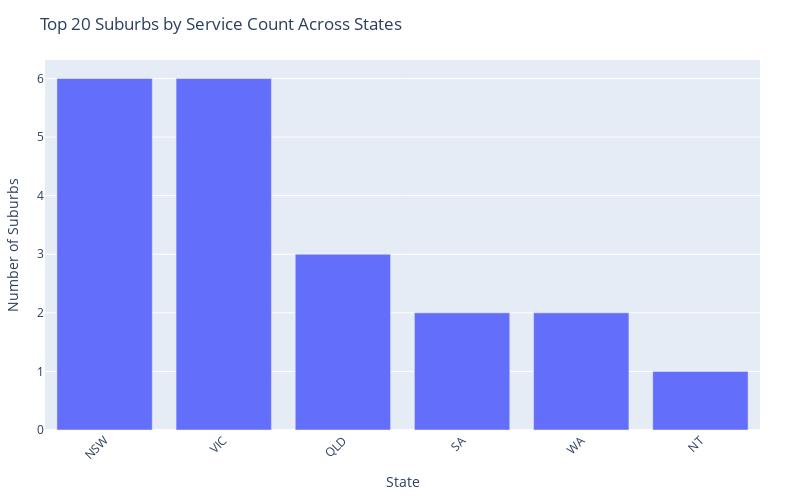

Notebook source saved alongside this figure:
### Code cell
fig = px.bar(
    state_counts,
    x='state',
    y='count',
    title='Top 20 Suburbs by Service Count Across States',
    labels={'state': 'State', 'count': 'Number of Suburbs'},
    width=800,
    height=500
)
fig.update_layout(
    xaxis_tickangle=-45,
    margin=dict(l=40, r=40, t=60, b=40)
)
fig.show()

### Figure 1 — Plotly figure (JSON) as saved in the notebook; plotly's stock layout.template omitted (floating-point values rounded to 4 significant figures)
{"data": [{"hovertemplate": "State=%{x}<br>Number of Suburbs=%{y}<extra></extra>", "legendgroup": "", "marker": {"color": "#636efa", "pattern": {"shape": ""}}, "name": "", "orientation": "v", "showlegend": false, "textposition": "auto", "type": "bar", "x": ["NSW", "VIC", "QLD", "SA", "WA", "NT"], "xaxis": "x", "y": [6, 6, 3, 2, 2, 1], "yaxis": "y"}], "layout": {"barmode": "relative", "height": 500, "legend": {"tracegroupgap": 0}, "margin": {"b": 40, "l": 40, "r": 40, "t": 60}, "title": {"text": "Top 20 Suburbs by Service Count Across States"}, "width": 800, "xaxis": {"anchor": "y", "domain": [0, 1], "tickangle": -45, "title": {"text": "State"}}, "yaxis": {"anchor": "x", "domain": [0, 1], "title": {"text": "Number of Suburbs"}}}}
